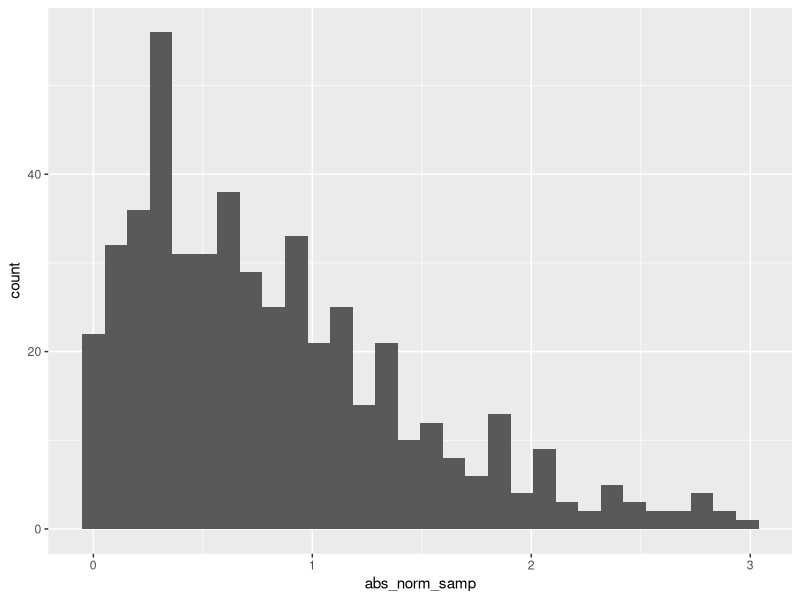
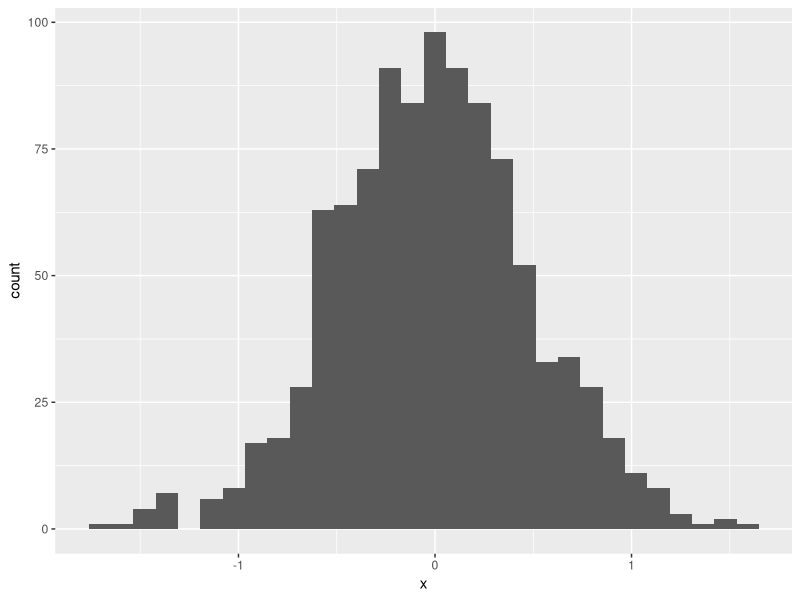
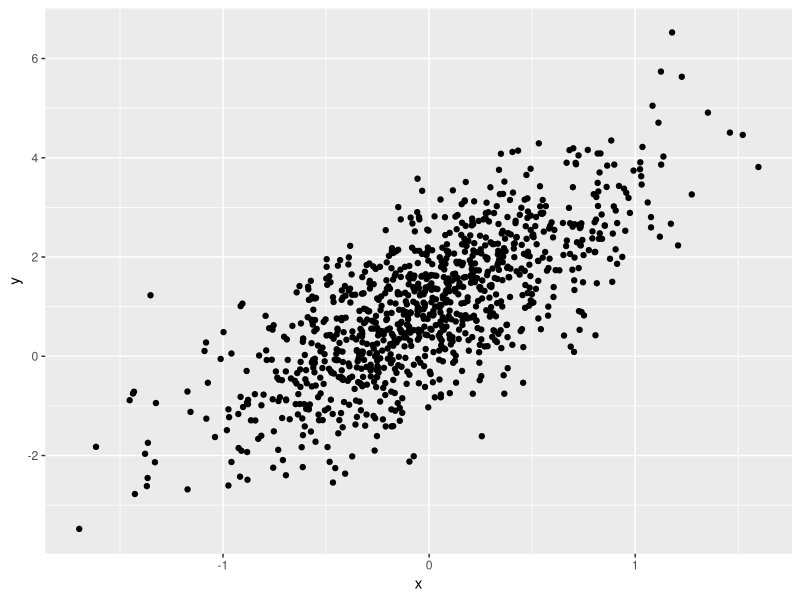

These figures' R source, in order:
## ---- chunk 1
samp = rnorm(100)
length(samp)
## ---- chunk 2
library(tidyverse)

la_df = tibble(
  norm_samp = rnorm(500),
  norm_samp_pos = norm_samp > 0,
  abs_norm_samp = abs(norm_samp)
)

ggplot(la_df, aes(x = abs_norm_samp)) + geom_histogram()

median_samp = median(pull(la_df, norm_samp))
## ---- chunk 3
library(tidyverse)
## ---- chunk 4
example_df = tibble(
  vec_numeric = 5:8,
  vec_char = c("My", "name", "is", "Jeff"),
  vec_logical = c(TRUE, TRUE, TRUE, FALSE),
  vec_factor = factor(c("male", "male", "female", "female"))
)
## ---- chunk 5
library(tidyverse)
## ---- chunk 6
set.seed(1234)

plot_df = tibble(
  x = rnorm(1000, sd = .5),
  y = 1 + 2 * x + rnorm(1000)
)
## ---- chunk 7
ggplot(plot_df, aes(x = x)) + geom_histogram()
## ---- chunk 8
ggplot(plot_df, aes(x = x, y = y)) + geom_point()
